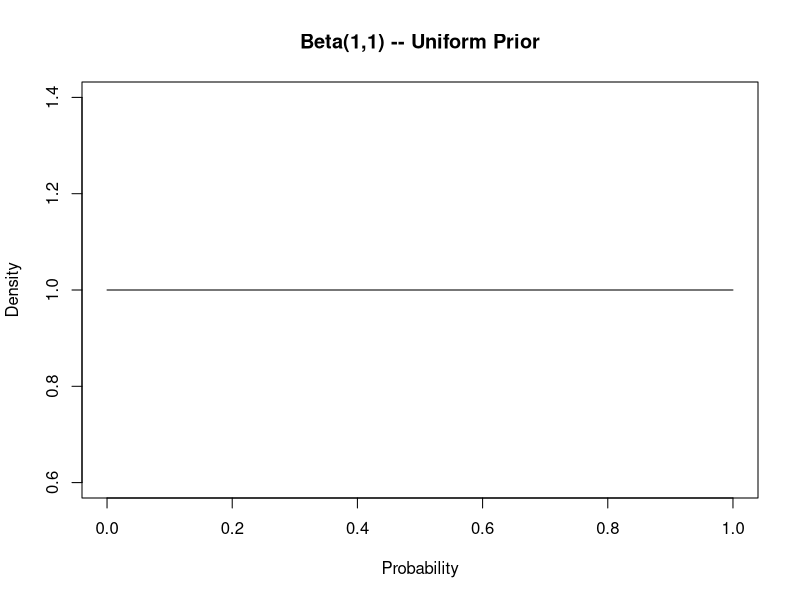
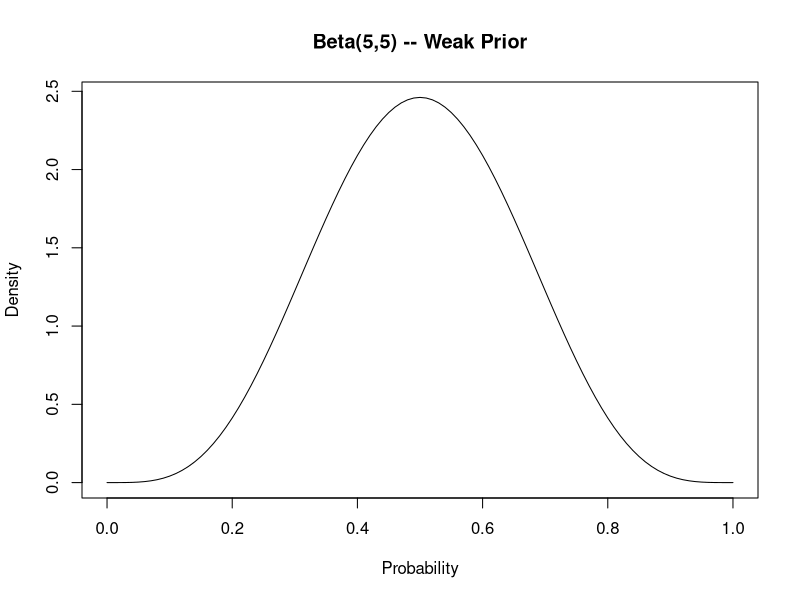
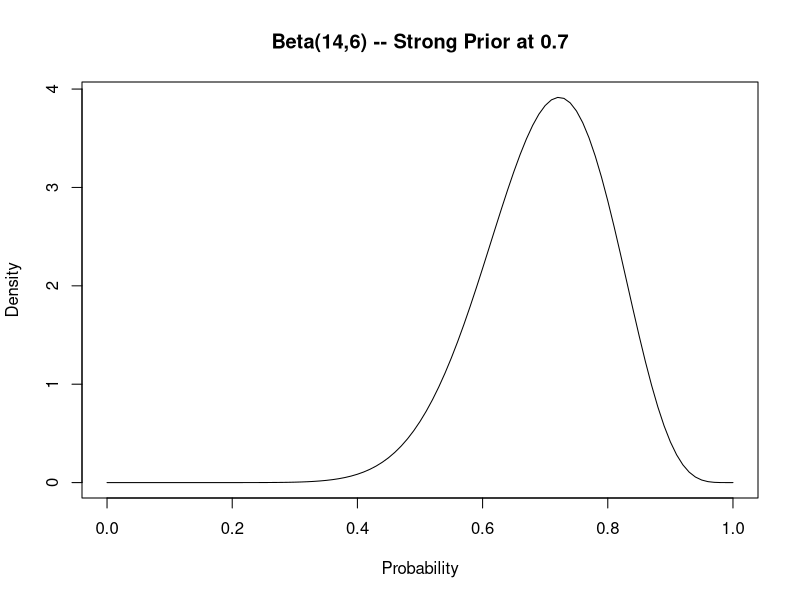
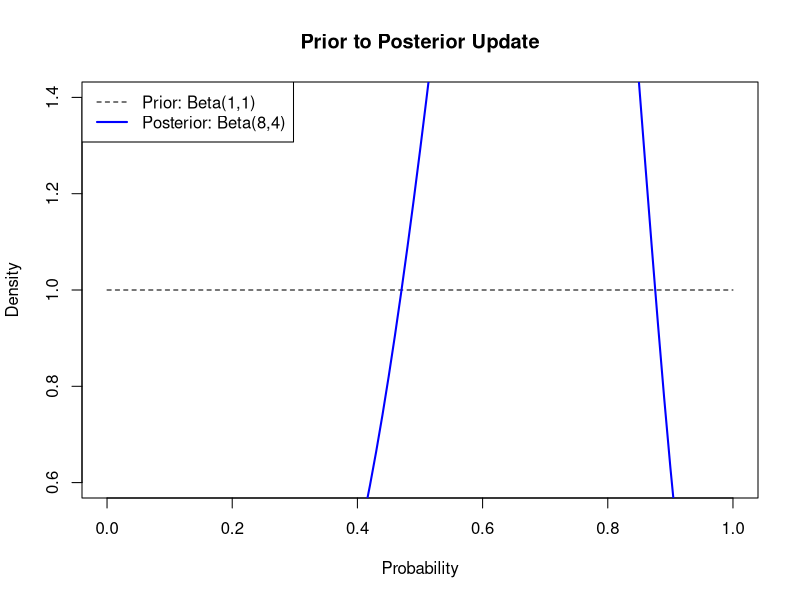
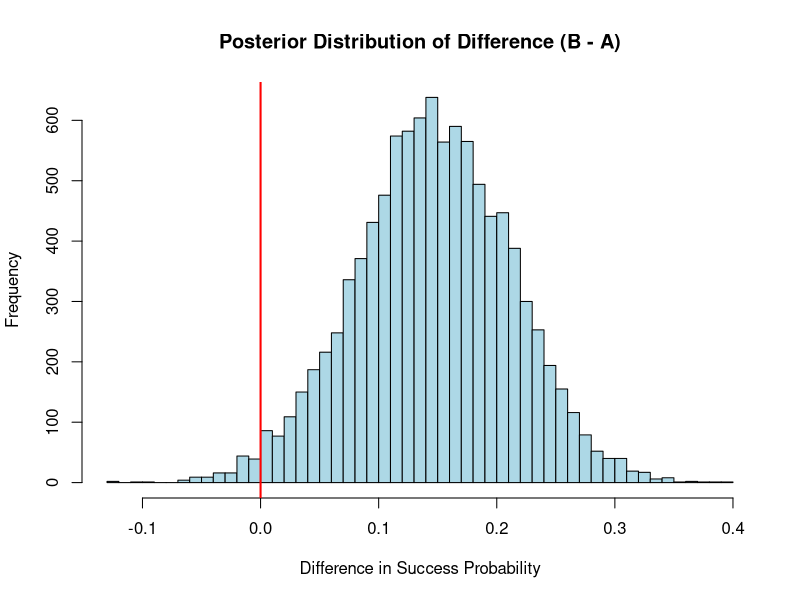

Source code (R) for these figures, in order:
# Notes for Bayesian A/B Testing Module

# ===== BAYESIAN STATISTICS: CORE IDEA =====
# Frequentist: P(data | H0) -- "How likely is this data if the null is true?"
# Bayesian:    P(H | data)  -- "How likely is my hypothesis given the data?"
#
# Bayes' Theorem:
#   P(theta | data) is proportional to P(data | theta) * P(theta)
#   Posterior = Likelihood * Prior

# ===== THE BETA DISTRIBUTION =====
# The Beta distribution is defined on [0, 1], perfect for modelling probabilities.
# Beta(alpha, beta):
#   - Mean = alpha / (alpha + beta)
#   - Can be interpreted as (alpha - 1) prior successes and (beta - 1) prior failures.

# Visualizing different Beta distributions:
# Uniform (no prior knowledge):
curve(dbeta(x, 1, 1), from = 0, to = 1,
      ylab = "Density", xlab = "Probability",
      main = "Beta(1,1) -- Uniform Prior")

# Weakly informative prior (centered around 0.5):
curve(dbeta(x, 5, 5), from = 0, to = 1,
      ylab = "Density", xlab = "Probability",
      main = "Beta(5,5) -- Weak Prior")

# Strong prior (centered around 0.7):
curve(dbeta(x, 14, 6), from = 0, to = 1,
      ylab = "Density", xlab = "Probability",
      main = "Beta(14,6) -- Strong Prior at 0.7")

# ===== CONJUGATE UPDATING =====
# The Beta distribution is the "conjugate prior" for binomial data.
# This means the posterior is also a Beta distribution:
#
#   Prior:     Beta(alpha, beta)
#   Data:      s successes, f failures
#   Posterior: Beta(alpha + s, beta + f)
#
# Example: Prior Beta(1,1), observe 7 successes and 3 failures:
#   Posterior = Beta(1+7, 1+3) = Beta(8, 4)

# Visualizing the update:
curve(dbeta(x, 1, 1), from = 0, to = 1,
      ylab = "Density", xlab = "Probability",
      main = "Prior to Posterior Update", lty = 2)
curve(dbeta(x, 8, 4), from = 0, to = 1, add = TRUE, col = "blue", lwd = 2)
legend("topleft", legend = c("Prior: Beta(1,1)", "Posterior: Beta(8,4)"),
       col = c("black", "blue"), lty = c(2, 1), lwd = c(1, 2))

# ===== BAYESIAN A/B TESTING =====
# To compare two groups (A and B), we:
# 1. Set a prior for each group's success probability.
# 2. Update each prior with the observed data.
# 3. Simulate from both posteriors.
# 4. Compute P(B > A) = proportion of simulations where B's draw > A's draw.

library(dplyr)

# Example using the chatbot data:
# Suppose Design A: 60 successes out of 100
# Suppose Design B: 75 successes out of 100

# Posterior for A: Beta(1 + 60, 1 + 40) = Beta(61, 41)
# Posterior for B: Beta(1 + 75, 1 + 25) = Beta(76, 26)

# Simulation approach:
set.seed(42)
samples_a <- rbeta(10000, 61, 41)
samples_b <- rbeta(10000, 76, 26)

# P(B > A):
mean(samples_b > samples_a)

# Visualize the difference:
diff_samples <- samples_b - samples_a
hist(diff_samples, breaks = 50, col = "lightblue",
     main = "Posterior Distribution of Difference (B - A)",
     xlab = "Difference in Success Probability")
abline(v = 0, col = "red", lwd = 2)

# 95% Credible Interval for the difference:
quantile(diff_samples, c(0.025, 0.975))

# ===== COMPARISON TO FREQUENTIST APPROACH =====
# The frequentist equivalent would be a two-sample proportion test:
# prop.test(x = c(60, 75), n = c(100, 100))
#
# Key differences:
# - Frequentist p-value: P(data this extreme | H0 is true)
#   NOT the probability that H0 is true.
# - Bayesian P(B > A): Direct probability that B is better than A.
#   This is often what researchers actually want to know.
# - No arbitrary alpha threshold in Bayesian analysis.
# - Bayesian analysis provides a full posterior distribution,
#   not just a point estimate and CI.

# Don't delete me!
saved <- "Y"
